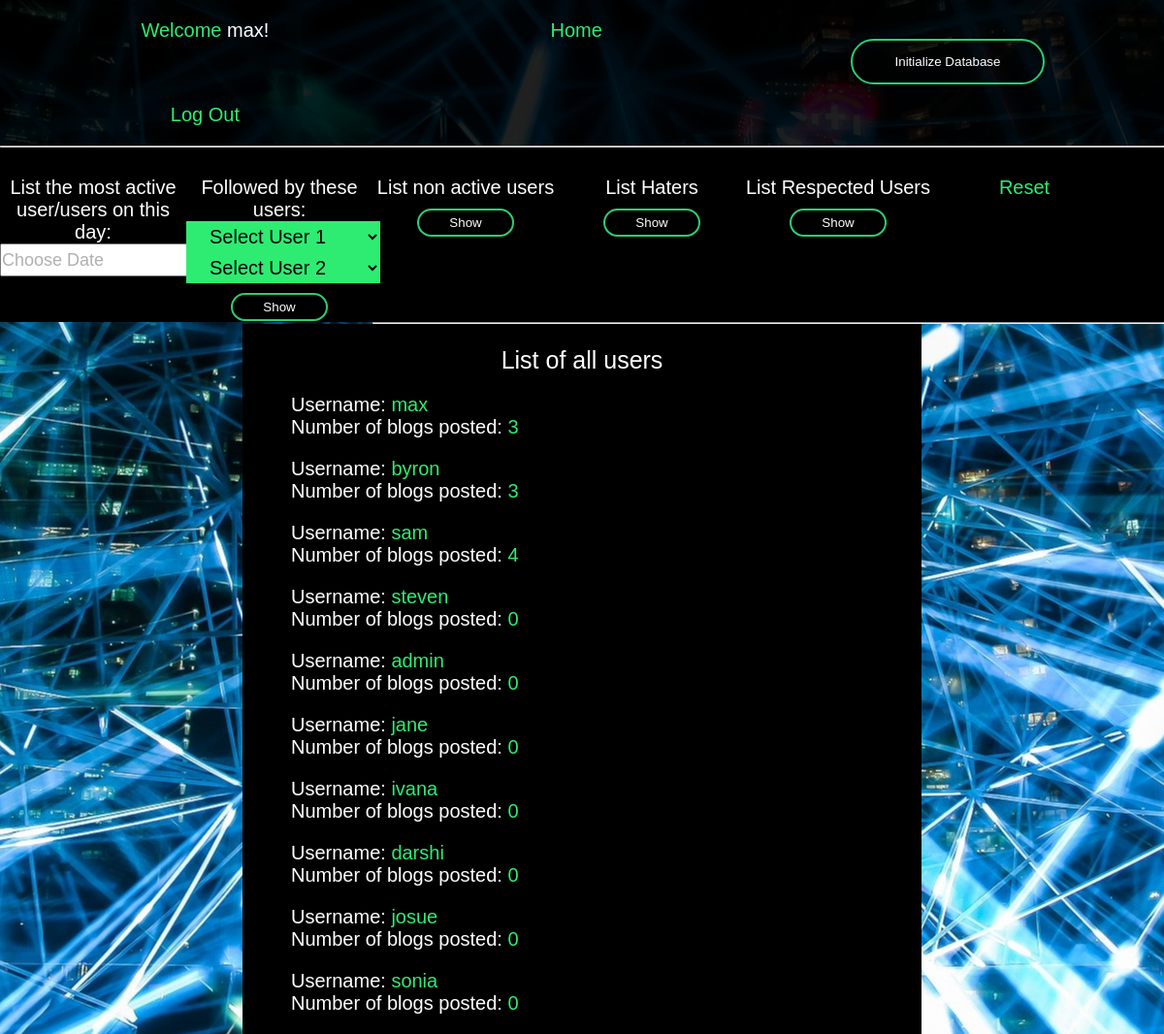
The app's page /users.php (signed in) with its own data.
### tables this page shows
CREATE TABLE `users` (
  `id` int(11) NOT NULL,
  `username` varchar(100) NOT NULL,
  `firstname` varchar(50),
  `lastname` varchar(50),
  `email` varchar(100) NOT NULL,
  `password` varchar(100) NOT NULL
);

### users.php (the view, shortened to what this page needs)
<?php
$db = mysqli_connect('localhost', 'john', 'pass1234', 'registration');
function listUsers($db) {
    if(isset($_GET["date-input"])){
        $selected_date = $_GET["date-input"];
        $sql_users = "SELECT number_of_posts, username, date
                        FROM( SELECT COUNT(*) AS number_of_posts, users.username, blog.date, RANK() OVER (ORDER BY number_of_posts DESC) AS rk
						            FROM blog JOIN users ON users.id = blog.user_id
                                    WHERE blog.date = '$selected_date'
                                    GROUP BY users.username
                                    ORDER BY number_of_posts DESC ) t
                        WHERE rk <= 1";
        $result_users = mysqli_query($db, $sql_users);
        usersHeader("Most actice user/users on <span style='color:#2eec71;'>".$selected_date."<span>");
        if ($result_users->num_rows > 0) {
            while($row_user = $result_users->fetch_assoc()) {
                echo "<div class = 'section-user'>";
                echo    "<br>";
                echo    "<p style='color:white'>Username: <span class='hello'>" . $row_user['username'] . "</span></p>";
                echo    "<p style='color:white'>Number of blogs posted on <span class='hello'>". $row_user['date'] ."</span>:&nbsp&nbsp". $row_user['number_of_posts'] . "</p>";
                echo "</div>";
            }
        } else {
            echo "<div class = 'section-user'>";
            echo "<br><br><p>No blogs were posted on <span class='hello'>".$selected_date."</span></p>";
            echo "</div>";
        }
    }
    else {
        $sql_users = "SELECT * FROM users";
        $result_users = mysqli_query($db, $sql_users);
        usersHeader("List of all users");
        while($row_user = $result_users->fetch_assoc()) {
            $user_id = $row_user['id'];
            $sql_blogs = "SELECT COUNT(*) as blog_count FROM blog WHERE user_id = $user_id";
            $result_blogs = mysqli_query($db, $sql_blogs);
            $row_blogs = $result_blogs->fetch_assoc();
            echo "<div class = 'section-user'>";
            echo    "<p style='color:white'>Username: <span class='hello'>" . $row_user['username'] . "</span></p>";
            echo    "<p style='color:white'>Number of blogs posted: <span class='hello'>" . $row_blogs['blog_count'] . "</span></p>";
            echo "</div>";
        }
    }
}
function usersHeader($str) {
    echo "<div class = 'section-user'>";
        echo    "<br>";
        echo    "<p style='color:white;text-align:center;font-size:25px;'>".$str."</p>";
        echo "</div>";
}
?>
<!DOCTYPE html>
<html>
<head>
    <link rel="stylesheet" href="./style.css">
</head>
<body>
<div class = "login">
    <div class= "row">
        <div class = "column">
            <?php
                echo '<p class="hello" style="display:inline">Welcome </p>';
                echo ($_SESSION["username"]);
                echo '!';
            ?>
        </div>
        <div class ="column">
            <?php
                echo "<a class='hello' name='create-post' href='home.php'>Home</a>";
            ?>
        </div>
        <div class="column">
            <form class="box3" method="POST" action="#">
                <input type="submit" name="test" id="test" value="Initialize Database" />
            </form>
        </div>
        <div class ="column">
            <?php
                echo "<a class='hello' name='logout' href='login.php' >Log Out</a>";
            ?>
        </div>
    </div>
</div>
<hr>
<div class = "filter-menu">
    <div id = "row">
        <div class = "column-filter">
            <link rel="stylesheet" href="//code.jquery.com/ui/1.12.1/themes/base/jquery-ui.css">
            <link rel="stylesheet" href="/resources/demos/style.css">
            <form id="date-picker">List the most active user/users on this day:  <input type="text" name="date-input" autocomplete="off" id="datepicker" placeholder ="Choose Date" onchange='this.form.submit()'>
            </form>
        </div>
        <div class = "column-filter">
            <p>Followed by these users:</p>
            <form class="submit-fliter">
            <select  name='user-1' id='select-user'>;
                <option value="none">
                    <?php if(isset($_GET["menu"])){ echo $_GET["menu"];} else { echo "Select User 1"; } ?>
                </option>
            </select>
            <select  name='user-2' id='select-user'>;
                <option value="none">
                    <?php if(isset($_GET["menu"])){ echo $_GET["menu"];} else { echo "Select User 2"; } ?>
                </option>
            </select> <br>
            <input class="form-input" type="submit" name="submit-users" value="Show" onchange='this.form.submit()' /></form>
        </div>
        <div class = "column-filter">
            <p>List non active users</p>
            <form class="submit-fliter"><input class="form-input" type="submit" name="non-active" value="Show" onchange='this.form.submit()' /></form>
        </div>
        <div class = "column-filter">
            <p>List Haters</p>
            <form class="submit-fliter"><input class="form-input" type="submit" name="haters" value="Show" onchange='this.form.submit()' /></form>
        </div>
        <div class = "column-filter">
            <p>List Respected Users</p>
            <form class="submit-fliter"><input class="form-input" type="submit" name="respected" value="Show" onchange='this.form.submit()' /></form>
        </div>
        <div class ="column-filter">
            <?php
                echo "<a class='hello' name='reset' href='users.php'>Reset</a>";
            ?>
        </div>
    </div>
</div>
<hr>
<div id = "user-section">
    <?php
        listUsers($db);
    ?>
</div>
</body>
</html>

### style.css (style rules this page uses)
* { margin: 0%; padding: 0%; }
body { margin: 0; padding: 0; font-family: sans-serif; background: url(pic5.jpg) center center fixed; }
.login { color: white; background-color: #000000de; text-align: center; padding: 20px 20px; text-decoration: none; font-size: 20px; }
::placeholder { color: white; opacity: 1; }
::placeholder { color: rgba(165, 164, 164, 0.87); opacity: 1; }
.box3 input[type="submit"] { border: 0; background: none; display: block; margin: 20px auto; text-align: center; border: 2px solid #2ecc71; padding: 14px 40px; width: 200px; outline: none; color: white; border-radius: 24px; transition: 0.25s; cursor: pointer; }
.column { float: left; width: 33%; }
.row:after { content: ""; display: table; clear: both; }
.hello { color: #2eec71; text-decoration: none; font-size: 20px; }
body { font-family: "Lucida Grande", "Lucida Sans Unicode", geneva, verdana, sans-serif; font-size: 20px; color: #777; }
.section-user { width: 600px; margin: 0 auto; padding-left: 50px; padding-right: 50px; padding-bottom: 20px; background: black; }
.filter-menu { color: white; background-color: #000000; text-align: center; padding-top: 30px; padding-bottom: 150px; font-size: 20px; }
.column-filter { float: left; width: 16%; }
#select-user { border: 1px solid var(--select-border); padding: 0.2em 1.0em; cursor: pointer; width: 200px; font-size: 20px; background-color: #2eec71; background-image: linear-gradient(to top, #2eec71, #2eec71); }
#date-picker input[type="text"] { height: 30px; font-size: large; }
.submit-fliter input[type="submit"] { border: 0; background: none; display: block; margin: 10px auto; text-align: center; border: 2px solid #2ecc71; padding: 5px; width: 100px; outline: none; color: white; border-radius: 24px; transition: 0.25s; cursor: pointer; }

### records on screen
users: username "max", blog_count "3"
users: username "byron", blog_count "3"
users: username "sam", blog_count "4"
users: username "steven", blog_count "0"
users: username "admin", blog_count "0"
users: username "jane", blog_count "0"
users: username "ivana", blog_count "0"
users: username "darshi", blog_count "0"
users: username "josue", blog_count "0"
users: username "sonia", blog_count "0"

### other values on screen
$_SESSION["username"] "max"
$str "List of all users"
